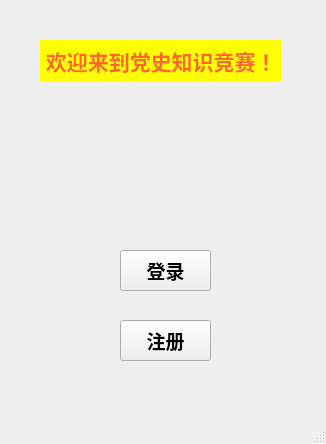
<?xml version="1.0" encoding="UTF-8"?>
<ui version="4.0">
 <class>MainWindow</class>
 <widget class="QMainWindow" name="MainWindow">
  <property name="geometry">
   <rect>
    <x>0</x>
    <y>0</y>
    <width>326</width>
    <height>444</height>
   </rect>
  </property>
  <property name="windowTitle">
   <string>MainWindow</string>
  </property>
  <property name="layoutDirection">
   <enum>Qt::LeftToRight</enum>
  </property>
  <property name="toolButtonStyle">
   <enum>Qt::ToolButtonIconOnly</enum>
  </property>
  <property name="animated">
   <bool>false</bool>
  </property>
  <widget class="QWidget" name="centralwidget">
   <widget class="QPushButton" name="login">
    <property name="geometry">
     <rect>
      <x>120</x>
      <y>250</y>
      <width>91</width>
      <height>41</height>
     </rect>
    </property>
    <property name="font">
     <font>
      <family>Arial</family>
      <pointsize>14</pointsize>
      <weight>75</weight>
      <bold>true</bold>
     </font>
    </property>
    <property name="text">
     <string>登录</string>
    </property>
   </widget>
   <widget class="QPushButton" name="register_2">
    <property name="geometry">
     <rect>
      <x>120</x>
      <y>320</y>
      <width>91</width>
      <height>41</height>
     </rect>
    </property>
    <property name="font">
     <font>
      <family>Arial</family>
      <pointsize>14</pointsize>
      <weight>75</weight>
      <bold>true</bold>
     </font>
    </property>
    <property name="text">
     <string>注册</string>
    </property>
   </widget>
   <widget class="QLabel" name="label">
    <property name="geometry">
     <rect>
      <x>0</x>
      <y>-330</y>
      <width>381</width>
      <height>751</height>
     </rect>
    </property>
    <property name="text">
     <string/>
    </property>
    <property name="pixmap">
     <pixmap resource="Resource.qrc">:/OIP-C.jpg</pixmap>
    </property>
   </widget>
   <widget class="QLabel" name="label_2">
    <property name="geometry">
     <rect>
      <x>40</x>
      <y>40</y>
      <width>241</width>
      <height>41</height>
     </rect>
    </property>
    <property name="font">
     <font>
      <family>Arial</family>
      <pointsize>16</pointsize>
      <weight>75</weight>
      <bold>true</bold>
     </font>
    </property>
    <property name="styleSheet">
     <string notr="true">color: rgb(255, 102, 41);
background-color: rgb(255, 255, 0);</string>
    </property>
    <property name="text">
     <string> 欢迎来到党史知识竞赛！</string>
    </property>
   </widget>
   <zorder>label</zorder>
   <zorder>login</zorder>
   <zorder>register_2</zorder>
   <zorder>label_2</zorder>
  </widget>
  <widget class="QMenuBar" name="menubar">
   <property name="geometry">
    <rect>
     <x>0</x>
     <y>0</y>
     <width>326</width>
     <height>21</height>
    </rect>
   </property>
  </widget>
  <widget class="QStatusBar" name="statusbar"/>
 </widget>
 <resources>
  <include location="Resource.qrc"/>
 </resources>
 <connections/>
</ui>
